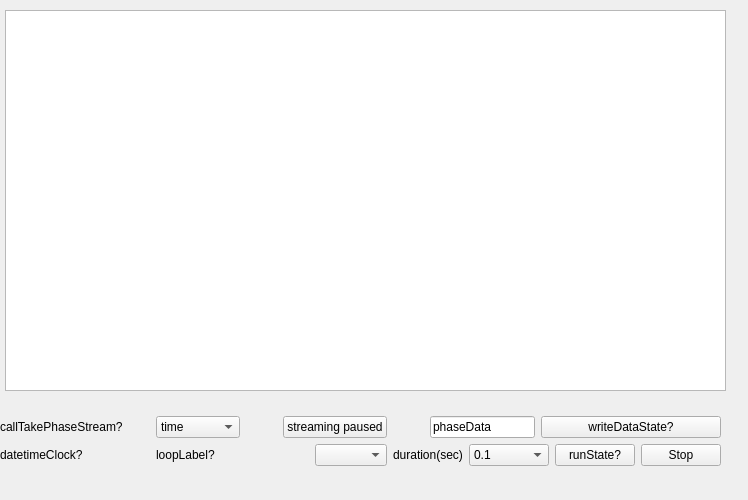
<?xml version="1.0" encoding="UTF-8"?>
<ui version="4.0">
 <class>Form</class>
 <widget class="QWidget" name="Form">
  <property name="geometry">
   <rect>
    <x>0</x>
    <y>0</y>
    <width>748</width>
    <height>500</height>
   </rect>
  </property>
  <property name="windowTitle">
   <string>Form</string>
  </property>
  <widget class="QWidget" name="verticalLayoutWidget">
   <property name="geometry">
    <rect>
     <x>0</x>
     <y>394</y>
     <width>721</width>
     <height>72</height>
    </rect>
   </property>
   <layout class="QVBoxLayout" name="verticalLayout">
    <item>
     <spacer name="verticalSpacer">
      <property name="orientation">
       <enum>Qt::Vertical</enum>
      </property>
      <property name="sizeHint" stdset="0">
       <size>
        <width>20</width>
        <height>40</height>
       </size>
      </property>
     </spacer>
    </item>
    <item>
     <layout class="QHBoxLayout" name="horizontalLayout_4">
      <item>
       <widget class="QLabel" name="callTakeData">
        <property name="minimumSize">
         <size>
          <width>150</width>
          <height>0</height>
         </size>
        </property>
        <property name="text">
         <string>callTakePhaseStream?</string>
        </property>
       </widget>
      </item>
      <item>
       <widget class="QComboBox" name="whatToPlot">
        <item>
         <property name="text">
          <string>time</string>
         </property>
        </item>
        <item>
         <property name="text">
          <string>frequency</string>
         </property>
        </item>
       </widget>
      </item>
      <item>
       <spacer name="horizontalSpacer_3">
        <property name="orientation">
         <enum>Qt::Horizontal</enum>
        </property>
        <property name="sizeHint" stdset="0">
         <size>
          <width>40</width>
          <height>20</height>
         </size>
        </property>
       </spacer>
      </item>
      <item>
       <widget class="QPushButton" name="streamToKST">
        <property name="text">
         <string>streaming paused</string>
        </property>
       </widget>
      </item>
      <item>
       <spacer name="horizontalSpacer_2">
        <property name="orientation">
         <enum>Qt::Horizontal</enum>
        </property>
        <property name="sizeHint" stdset="0">
         <size>
          <width>40</width>
          <height>20</height>
         </size>
        </property>
       </spacer>
      </item>
      <item>
       <widget class="QLineEdit" name="fileNamePrefix">
        <property name="text">
         <string>phaseData</string>
        </property>
       </widget>
      </item>
      <item>
       <widget class="QPushButton" name="writeDataState">
        <property name="minimumSize">
         <size>
          <width>180</width>
          <height>0</height>
         </size>
        </property>
        <property name="text">
         <string>writeDataState?</string>
        </property>
       </widget>
      </item>
     </layout>
    </item>
    <item>
     <layout class="QHBoxLayout" name="horizontalLayout">
      <item>
       <widget class="QLabel" name="datetimeClock">
        <property name="minimumSize">
         <size>
          <width>150</width>
          <height>0</height>
         </size>
        </property>
        <property name="text">
         <string>datetimeClock?</string>
        </property>
       </widget>
      </item>
      <item>
       <widget class="QLabel" name="loopLabel">
        <property name="text">
         <string>loopLabel?</string>
        </property>
       </widget>
      </item>
      <item>
       <spacer name="horizontalSpacer">
        <property name="orientation">
         <enum>Qt::Horizontal</enum>
        </property>
        <property name="sizeHint" stdset="0">
         <size>
          <width>40</width>
          <height>20</height>
         </size>
        </property>
       </spacer>
      </item>
      <item>
       <widget class="QComboBox" name="iFreq"/>
      </item>
      <item>
       <widget class="QLabel" name="label">
        <property name="text">
         <string>duration(sec)</string>
        </property>
       </widget>
      </item>
      <item>
       <widget class="QComboBox" name="duration">
        <property name="minimumSize">
         <size>
          <width>80</width>
          <height>0</height>
         </size>
        </property>
        <item>
         <property name="text">
          <string>0.1</string>
         </property>
        </item>
        <item>
         <property name="text">
          <string>0.5</string>
         </property>
        </item>
        <item>
         <property name="text">
          <string>1</string>
         </property>
        </item>
        <item>
         <property name="text">
          <string>2</string>
         </property>
        </item>
        <item>
         <property name="text">
          <string>10</string>
         </property>
        </item>
       </widget>
      </item>
      <item>
       <widget class="QPushButton" name="runState">
        <property name="text">
         <string>runState?</string>
        </property>
       </widget>
      </item>
      <item>
       <widget class="QPushButton" name="stop">
        <property name="cursor">
         <cursorShape>ClosedHandCursor</cursorShape>
        </property>
        <property name="text">
         <string>Stop</string>
        </property>
       </widget>
      </item>
     </layout>
    </item>
   </layout>
  </widget>
  <widget class="GraphicsLayoutWidget" name="graphicsLayoutWidget">
   <property name="geometry">
    <rect>
     <x>5</x>
     <y>10</y>
     <width>721</width>
     <height>381</height>
    </rect>
   </property>
  </widget>
 </widget>
 <customwidgets>
  <customwidget>
   <class>GraphicsLayoutWidget</class>
   <extends>QGraphicsView</extends>
   <header location="global">pyqtgraph</header>
  </customwidget>
 </customwidgets>
 <resources/>
 <connections/>
</ui>
